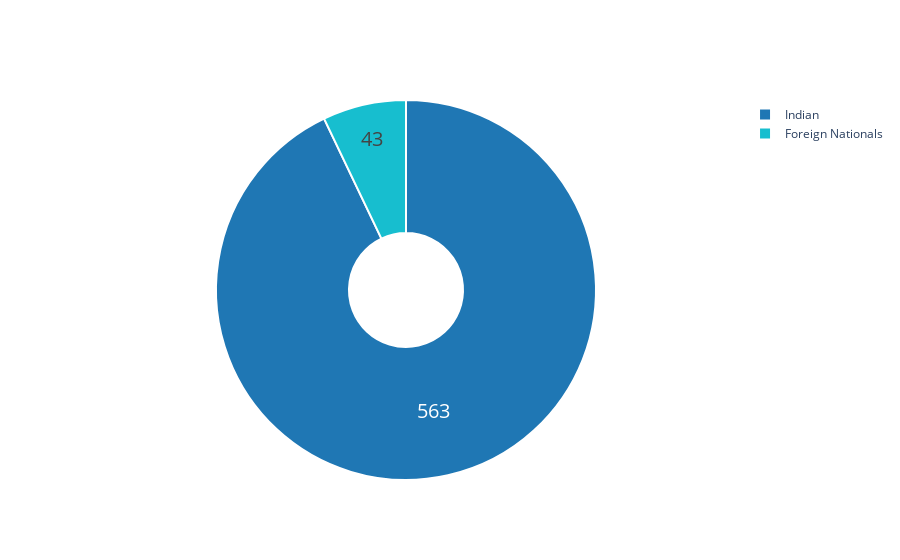

Notebook code cell kept with this figure:
### Markdown cell above
## 1.2 Nationality

### Code cell
colors = ['#1f77b4', '#17becf']

indian = df['Total Confirmed cases (Indian National)'].sum()
foreign = df['Total Confirmed cases ( Foreign National )'].sum()
fig = go.Figure(data=[go.Pie(labels=['Indian','Foreign Nationals'],
                             values= [indian,foreign],hole =.3)])
                          

fig.update_traces(hoverinfo='label+percent', textinfo='value', textfont_size=20,
                  marker=dict(colors=colors, line=dict(color='#FFFFFF', width=2)))
fig.show()

### Figure 1 — Plotly figure (JSON) as saved in the notebook; plotly's stock layout.template omitted (floating-point values rounded to 4 significant figures)
{"data": [{"hole": 0.3, "hoverinfo": "label+percent", "labels": ["Indian", "Foreign Nationals"], "marker": {"colors": ["#1f77b4", "#17becf"], "line": {"color": "#FFFFFF", "width": 2}}, "textfont": {"size": 20}, "textinfo": "value", "type": "pie", "values": [563, 43]}], "layout": {}}
